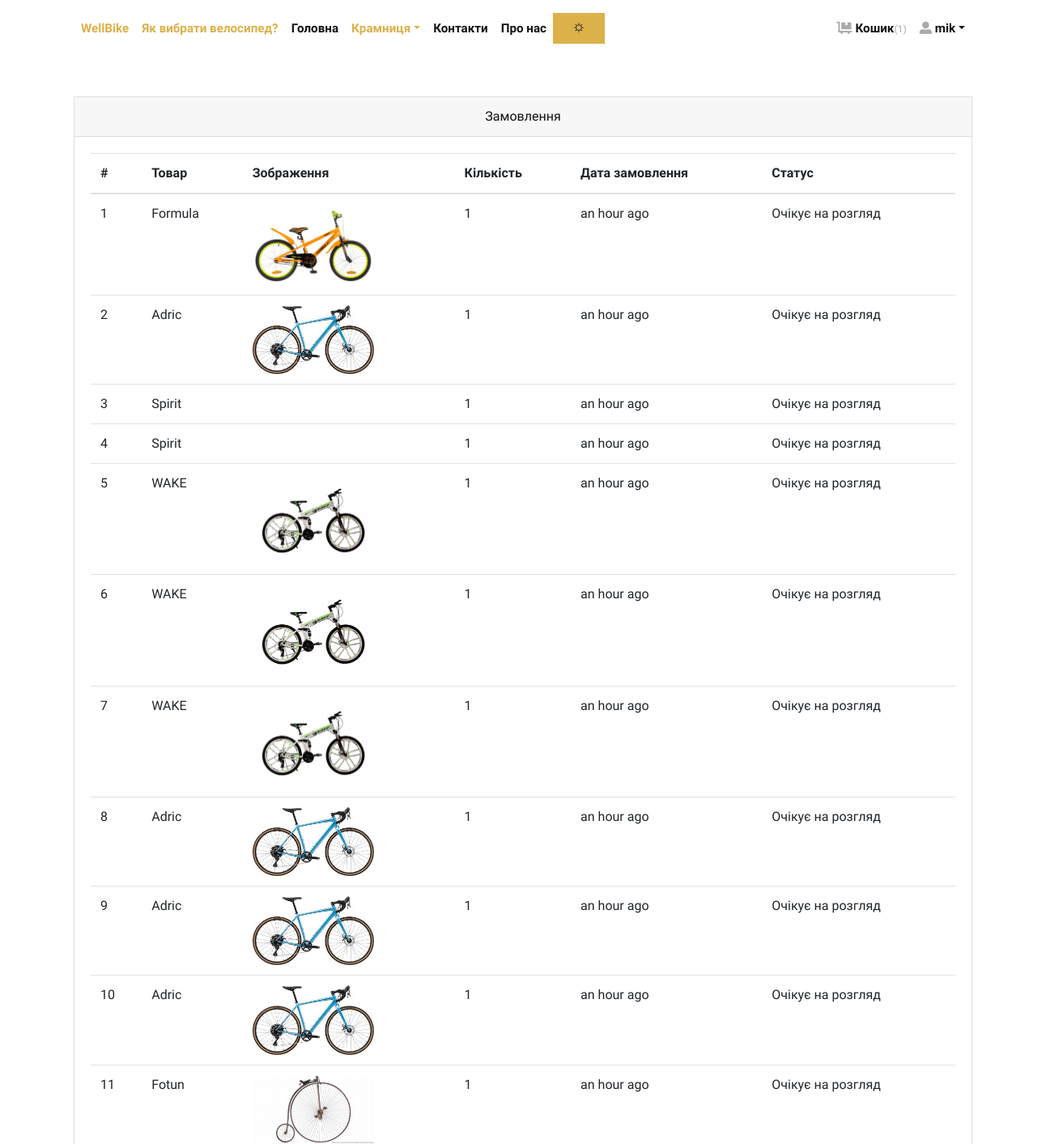
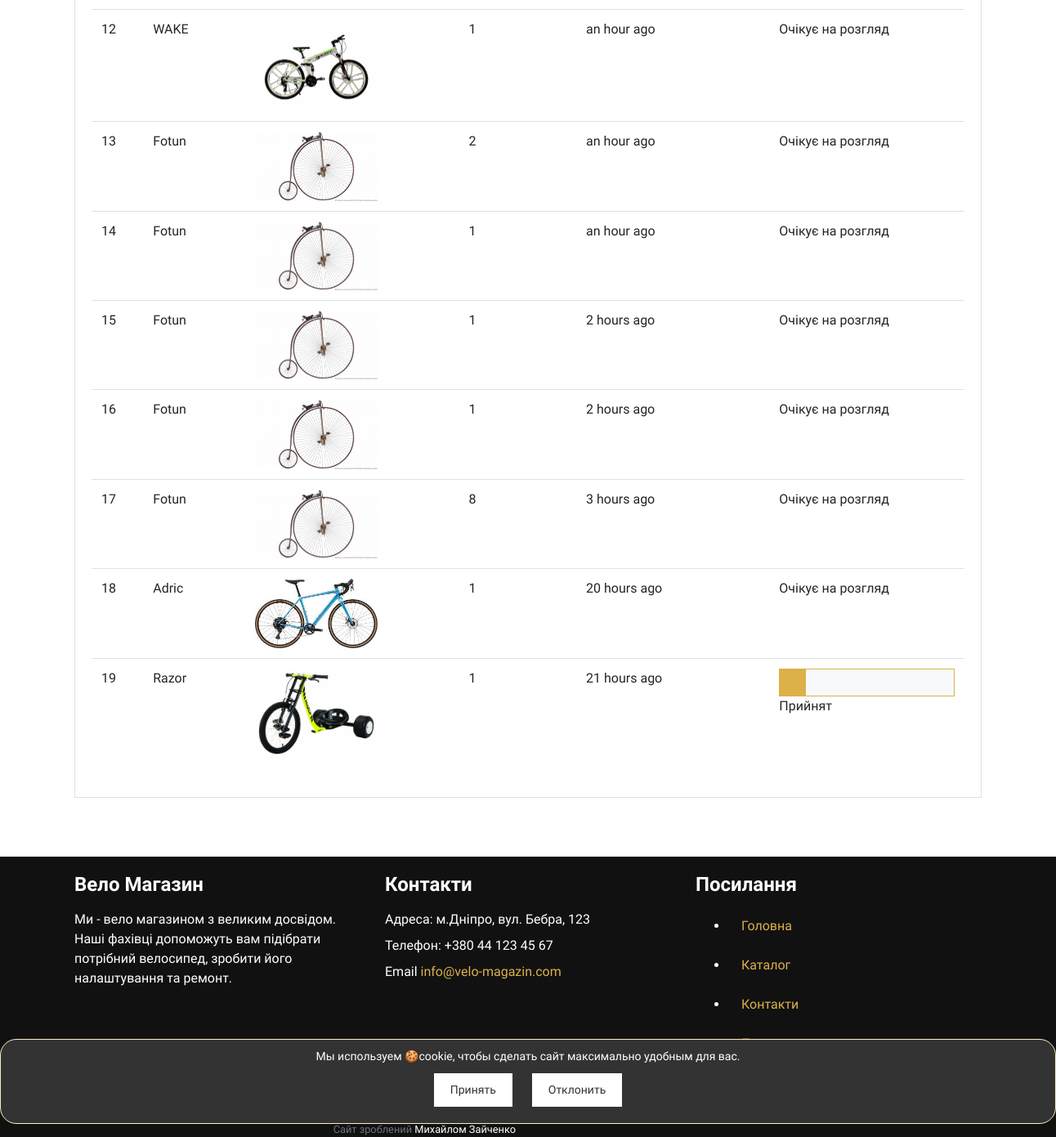
/orders/ (signed in), run on the app's committed database (2 pictures, top to bottom).
### store/models.py (models this page shows, shortened)
class Order(models.Model):
    user = models.ForeignKey(User, verbose_name="User", on_delete=models.CASCADE)
    address = models.ForeignKey(Address, verbose_name="Shipping Address", on_delete=models.CASCADE)
    product = models.ForeignKey(Product, verbose_name="Product", on_delete=models.CASCADE)
    quantity = models.PositiveIntegerField(verbose_name="Quantity")
    ordered_date = models.DateTimeField(auto_now_add=True, verbose_name="Ordered Date")
    status = models.CharField(
        choices=STATUS_CHOICES,
        max_length=50,
        default="Очікує на розгляд"
        )

class Product(models.Model):
    title = models.CharField(max_length=150, verbose_name="Product Title")
    slug = models.SlugField(max_length=160, verbose_name="Product Slug")
    sku = models.CharField(max_length=255, unique=True, verbose_name="Unique Product ID (SKU)")
    short_description = models.TextField(verbose_name="Short Description")
    detail_description = models.TextField(blank=True, null=True, verbose_name="Detail Description")
    product_image = models.ImageField(upload_to='product', blank=True, null=True, verbose_name="Product Image")
    price = models.DecimalField(max_digits=8, decimal_places=2)
    category = models.ForeignKey(Category, verbose_name="Product Categoy", on_delete=models.CASCADE)
    is_active = models.BooleanField(verbose_name="Is Active?")
    is_featured = models.BooleanField(verbose_name="Is Featured?")
    created_at = models.DateTimeField(auto_now_add=True, verbose_name="Created Date")
    updated_at = models.DateTimeField(auto_now=True, verbose_name="Updated Date")
    class Meta:
        verbose_name_plural = 'Products'
        ordering = ('-created_at', )

### store/views.py (the view)
# urls.py: path('orders/', views.orders, name="orders"),
@login_required
def orders(request):
    all_orders = Order.objects.filter(user=request.user).order_by('-ordered_date')
    your_account = request.user
    return render(request, 'store/orders.html', {'orders': all_orders, 'your_account': your_account,})

### store/context_preprocessors.py (called while the page is built)
def store_menu(request):
    categories = Category.objects.filter(is_active=True)
    context = {
        'categories_menu': categories,
    }
    return context

def cart_menu(request):
    if request.user.is_authenticated:
        cart_items= Cart.objects.filter(user=request.user)
        context = {
            'cart_items': cart_items,
        }
    else:
        context = {}
    return context

### templates/store/orders.html (shortened to what this page needs)
{% extends 'base.html' %}
{% load static %}
{% load humanize %}
{% block content %}
    <div class="container py-5">
        <div class="row">
            <div class="col-lg-12">
                <div class="card mb-4" id="tables">
                    <div class="card-header text-center">Замовлення</div>
                    <div class="card-body">
                        <table class="table table-hover">
                            <thead>
                            <tr>
                                <th>#</th>
                                <th>Товар</th>
                                <th>Зображення</th>
                                <th>Кількість</th>
                                <th>Дата замовлення</th>
                                <th>Статус</th>
                            </tr>
                            </thead>
                            <tbody>
                            {% if orders %}
                                {% for order in orders %}
                                    <tr>
                                        <td>{{ forloop.counter }}</td>
                                        <td>{{ order.product.title }}</td>
                                        <td>
                                            {% if order.product.product_image %}
                                                <img src="{{ order.product.product_image.url }}"
                                                     alt="{{ order.product.product_ttile }}" style="width:150px;">
                                            {% endif %}
                                        </td>
                                        <td>{{ order.quantity }}</td>
                                        <td>{{ order.ordered_date|naturaltime }}</td>
                                        <td>
                                            {% if order.status == 'Прийнят' %}
                                                <div class="bg-light border border-primary">
                                                    <div class="p-3 bg-primary" style="width:0;"></div>
                                                </div>
                                            {% endif %}
                                            {{ order.status }}
                                        </td>
                                    </tr>
                                {% endfor %}
                            {% endif %}
                            </tbody>
                        </table>
                    </div>
                </div>
            </div>
        </div>
    </div>
    </div>
{% endblock content %}

### templates/navbar.html (shortened to what this page needs)
{% load static %}
{% block head %}
    <link href="{% static 'css/header.css' %}" rel="stylesheet" type="text/css">
    <link href="{% static 'css/button_back_col.css' %}" rel="stylesheet" type="text/css">
{% endblock %}
<header>
    <div class="container px-0 px-lg-3">
        <nav class="navbar navbar-expand-lg navbar-light py-3 px-lg-0">
            <div class="collapse navbar-collapse" id="navbarSupportedContent">
                <ul class="navbar-nav mr-auto">
                    <li class="nav-item">
                        <a class="nav-link active" href="{% url 'store:home' %}">WellBike</a>
                    </li>
                    <li class="nav-item">
                        <a class="nav-link active" href="{% url 'store:main' %}">Як вибрати велосипед?</a>
                    </li>
                    <li class="nav-item">
                        <a class="nav-link" href="{% url 'store:home' %}">Головна</a>
                    </li>
                    <li class="nav-item dropdown active"><a class="nav-link dropdown-toggle" id="pagesDropdown" href="#"
                                                     data-toggle="dropdown" aria-haspopup="true"
                                                     aria-expanded="false">Крамниця</a>
                    </li>
                    <li class="nav-item">
                        <a class="nav-link" href="{% url 'store:contacts' %}">Контакти</a>
                    </li>
                    <li class="nav-item">
                        <a class="nav-link" href="{% url 'store:about' %}">Про нас</a>
                    </li>
                    <li>
                        <div id="toggle-theme" class="btn btn-primary">🌣</div>
                    </li>
                </ul>
                <ul class="navbar-nav ml-auto">
                    {% if request.user.is_authenticated %}
                        <li class="nav-item"><a class="nav-link" href="{% url 'store:cart' %}"> <i
                                class="fas fa-dolly-flatbed mr-1 text-gray"></i>Кошик<small
                                class="text-gray">({{ cart_items.count }})</small></a></li>
                        <li class="nav-item dropdown"><a class="nav-link dropdown-toggle" id="pagesDropdown" href="#"
                                                         data-toggle="dropdown" aria-haspopup="true"
                                                         aria-expanded="false"><i class="fas fa-user-alt mr-1
                                                   text-gray"></i>{{ your_account }}</a></a>
                        </li>
                    {% else %}
                        <li class="nav-item"><a class="nav-link" href="{% url 'store:login' %}">Ввійти</a></li>
                        <li class="nav-item"><a class="nav-link" href="{% url 'store:register' %}">Створити акаунт</a>
                        </li>
                    {% endif %}
                </ul>
            </div>
        </nav>
    </div>
</header>

### static/css/style.gold.css (style rules this page uses)
.text-gray { color: #aaa !important; }
.navbar { position: relative; }
.border { border: 1px solid #dee2e6 !important; }
.border-primary { border-color: #dcb14a !important; }
.navbar { padding: 0.5rem 1rem; }
.navbar-light .navbar-nav .nav-link { color: rgba(17, 17, 17, 0.99); font-weight: 800; font-size: 0.95rem; transition: all 0.3s; }
.navbar-light .navbar-nav .show > .nav-link, .navbar-light .navbar-nav .active > .nav-link, .navbar-light .navbar-nav .nav-link.show, .navbar-light .navbar-nav .nav-link.active { color: #dcb14a; }
.btn { font-weight: 400; border: 1px solid transparent; font-family: inherit; padding: 0.375rem 1.5rem; font-size: 1rem; line-height: 1.5; border-radius: 0; transition: color 0.15s ease-in-out, background-color 0.15s ease-in-out, border-color 0.15s ease-in-out, box-shadow 0.15s ease-in-out; }
.btn-primary { color: #212529; background-color: #dcb14a; border-color: #dcb14a; }
body { font-family: "Libre Franklin", sans-serif; font-size: 1rem; font-weight: 400; line-height: 1.5; color: #111111; background-color: #fff; }
a { color: #dcb14a; text-decoration: none; }
small, .small { font-size: 80%; font-weight: 400; }
.bg-primary { background-color: #dcb14a !important; }
.bg-light { background-color: #f8f9fa !important; }
.nav-link { padding: 0.5rem 1rem; }
.card { border-radius: 0; }
.card-body { padding: 1.25rem; }
.card-header { padding: 0.75rem 1.25rem; background-color: rgba(17, 17, 17, 0.03); border-bottom: 1px solid rgba(17, 17, 17, 0.125); }
.card-header:first-child { border-radius: calc(0 - 1px) calc(0 - 1px) 0 0; }

### static/css/button_back_col.css (style rules this page uses)
.navbar-light { background-color: #ffffff; color: #212529; }

### data on the page
Order: product "Formula", product.product_image (picture), quantity "1", ordered_date "an hour ago", status "Очікує на розгляд"
Order: product "Adric", product.product_image (picture), quantity "1", ordered_date "an hour ago", status "Очікує на розгляд"
Order: product "Spirit", quantity "1", ordered_date "an hour ago", status "Очікує на розгляд"
Order: product "Spirit", quantity "1", ordered_date "an hour ago", status "Очікує на розгляд"
Order: product "WAKE", product.product_image (picture), quantity "1", ordered_date "an hour ago", status "Очікує на розгляд"
Order: product "WAKE", product.product_image (picture), quantity "1", ordered_date "an hour ago", status "Очікує на розгляд"
Order: product "WAKE", product.product_image (picture), quantity "1", ordered_date "an hour ago", status "Очікує на розгляд"
Order: product "Adric", product.product_image (picture), quantity "1", ordered_date "an hour ago", status "Очікує на розгляд"
Order: product "Adric", product.product_image (picture), quantity "1", ordered_date "an hour ago", status "Очікує на розгляд"
Order: product "Adric", product.product_image (picture), quantity "1", ordered_date "an hour ago", status "Очікує на розгляд"
Order: product "Fotun", product.product_image (picture), quantity "1", ordered_date "an hour ago", status "Очікує на розгляд"
Order: product "WAKE", product.product_image (picture), quantity "1", ordered_date "an hour ago", status "Очікує на розгляд"
Order: product "Fotun", product.product_image (picture), quantity "2", ordered_date "an hour ago", status "Очікує на розгляд"
Order: product "Fotun", product.product_image (picture), quantity "1", ordered_date "an hour ago", status "Очікує на розгляд"
Order: product "Fotun", product.product_image (picture), quantity "1", ordered_date "2 hours ago", status "Очікує на розгляд"
Order: product "Fotun", product.product_image (picture), quantity "1", ordered_date "2 hours ago", status "Очікує на розгляд"
Order: product "Fotun", product.product_image (picture), quantity "8", ordered_date "3 hours ago", status "Очікує на розгляд"
Order: product "Adric", product.product_image (picture), quantity "1", ordered_date "20 hours ago", status "Очікує на розгляд"
Order: product "Razor", product.product_image (picture), quantity "1", ordered_date "21 hours ago", status "Прийнят"

### other printed values
{{ cart_items.count }} "1"
{{ your_account }} "mik"
